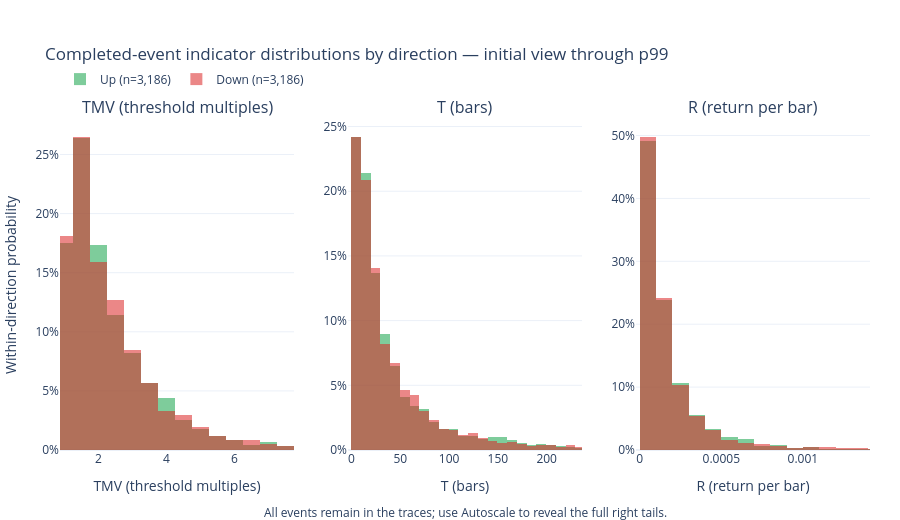

The notebook cell this image was saved under:
### Markdown cell above
### Direction-conditioned distributions

Each histogram is normalized within direction, so up and down shapes remain comparable even if their event counts differ. The initial x-axis view ends at the full-sample 99th percentile; Plotly's **Autoscale** button reveals all tail observations.

### Code cell
distribution_fig = plot_dc_indicator_distributions(events)
distribution_fig.show()

### Figure 1 — Plotly figure (JSON) as saved in the notebook; plotly's stock layout.template omitted (floating-point values rounded to 4 significant figures; data arrays with more than 128 entries replaced by an {"elided": "..."} marker saying what was removed)
{"data": [{"bingroup": "tmv", "histnorm": "probability", "hovertemplate": "value=%{x:.6g}<br>within-direction share=%{y:.2%}<extra></extra>", "legendgroup": "up", "marker": {"color": "#16a34a"}, "name": "Up (n=3,186)", "nbinsx": 60, "opacity": 0.55, "showlegend": true, "type": "histogram", "x": {"elided": "3186 float values"}, "xaxis": "x", "yaxis": "y"}, {"bingroup": "tmv", "histnorm": "probability", "hovertemplate": "value=%{x:.6g}<br>within-direction share=%{y:.2%}<extra></extra>", "legendgroup": "down", "marker": {"color": "#dc2626"}, "name": "Down (n=3,186)", "nbinsx": 60, "opacity": 0.55, "showlegend": true, "type": "histogram", "x": {"elided": "3186 float values"}, "xaxis": "x", "yaxis": "y"}, {"bingroup": "t", "histnorm": "probability", "hovertemplate": "value=%{x:.6g}<br>within-direction share=%{y:.2%}<extra></extra>", "legendgroup": "up", "marker": {"color": "#16a34a"}, "name": "Up (n=3,186)", "nbinsx": 60, "opacity": 0.55, "showlegend": false, "type": "histogram", "x": {"elided": "3186 int values"}, "xaxis": "x2", "yaxis": "y2"}, {"bingroup": "t", "histnorm": "probability", "hovertemplate": "value=%{x:.6g}<br>within-direction share=%{y:.2%}<extra></extra>", "legendgroup": "down", "marker": {"color": "#dc2626"}, "name": "Down (n=3,186)", "nbinsx": 60, "opacity": 0.55, "showlegend": false, "type": "histogram", "x": {"elided": "3186 int values"}, "xaxis": "x2", "yaxis": "y2"}, {"bingroup": "r", "histnorm": "probability", "hovertemplate": "value=%{x:.6g}<br>within-direction share=%{y:.2%}<extra></extra>", "legendgroup": "up", "marker": {"color": "#16a34a"}, "name": "Up (n=3,186)", "nbinsx": 60, "opacity": 0.55, "showlegend": false, "type": "histogram", "x": {"elided": "3186 float values"}, "xaxis": "x3", "yaxis": "y3"}, {"bingroup": "r", "histnorm": "probability", "hovertemplate": "value=%{x:.6g}<br>within-direction share=%{y:.2%}<extra></extra>", "legendgroup": "down", "marker": {"color": "#dc2626"}, "name": "Down (n=3,186)", "nbinsx": 60, "opacity": 0.55, "showlegend": false, "type": "histogram", "x": {"elided": "3186 float values"}, "xaxis": "x3", "yaxis": "y3"}], "layout": {"annotations": [{"font": {"size": 16}, "showarrow": false, "text": "TMV (threshold multiples)", "x": 0.1444, "xanchor": "center", "xref": "paper", "y": 1.0, "yanchor": "bottom", "yref": "paper"}, {"font": {"size": 16}, "showarrow": false, "text": "T (bars)", "x": 0.5, "xanchor": "center", "xref": "paper", "y": 1.0, "yanchor": "bottom", "yref": "paper"}, {"font": {"size": 16}, "showarrow": false, "text": "R (return per bar)", "x": 0.8556, "xanchor": "center", "xref": "paper", "y": 1.0, "yanchor": "bottom", "yref": "paper"}, {"showarrow": false, "text": "All events remain in the traces; use Autoscale to reveal the full right tails.", "x": 0.5, "xref": "paper", "y": -0.22, "yref": "paper"}], "barmode": "overlay", "height": 520, "hovermode": "closest", "legend": {"orientation": "h", "x": 0.0, "xanchor": "left", "y": 1.08, "yanchor": "bottom"}, "margin": {"b": 70, "l": 60, "r": 30, "t": 120}, "title": {"text": "Completed-event indicator distributions by direction — initial view through p99"}, "xaxis": {"anchor": "y", "domain": [0.0, 0.2889], "range": [0.8677, 7.748], "title": {"text": "TMV (threshold multiples)"}}, "xaxis2": {"anchor": "y2", "domain": [0.3556, 0.6444], "range": [-3.612, 236.2], "title": {"text": "T (bars)"}}, "xaxis3": {"anchor": "y3", "domain": [0.7111, 1.0], "range": [-2.265e-05, 0.001411], "title": {"text": "R (return per bar)"}}, "yaxis": {"anchor": "x", "domain": [0.0, 1.0], "tickformat": ".0%", "title": {"text": "Within-direction probability"}}, "yaxis2": {"anchor": "x2", "domain": [0.0, 1.0], "tickformat": ".0%"}, "yaxis3": {"anchor": "x3", "domain": [0.0, 1.0], "tickformat": ".0%"}}}
